Frame 1 (no input): blank canvas, image omitted
Frame 60 (no input): blank canvas, image omitted
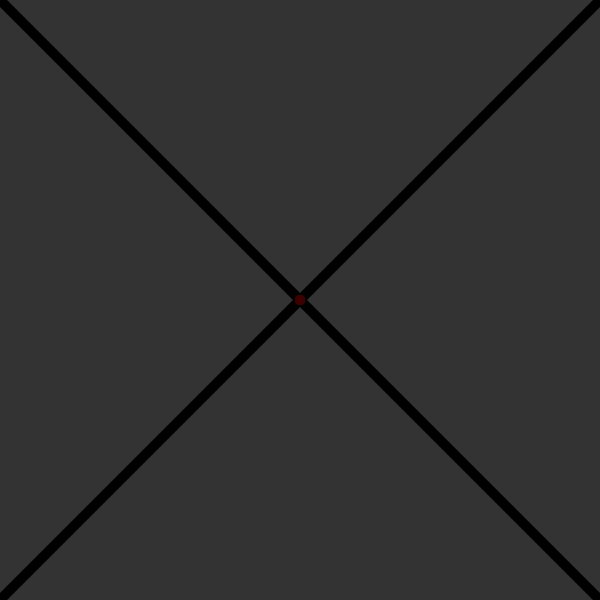
Frame 120 (the mouse pressed at the canvas centre since frame 60)

The p5.js sketch whose frames 1 and 60 were blank and that drew this single picture after the mouse press (run headless with seeded random() and noise() and a simulated clock; from frame 60 on, the mouse is pressed at the canvas centre):

// p5.js sketch
// ── sketch.js
var draw_type = 0;
var color_ = 0; // 0 = red, 1 = green, 2 = blue
var shd = 0;
var r = 0;
var b = 0;
var dir = 1;
var dg,db = 0;
var dr = 1;
function setup() {
	createCanvas(windowWidth/2, 600);
	background(51);

}

function draw() {
	if(mouseIsPressed){

		var x_ = width - mouseX;
		var y_ = height - mouseY;
		var x_p = width - pmouseX;
		var y_p = height - pmouseY;
		shd+=dir;
		if(shd >= 255 || shd <= 0){
			dir*=-1;
		}
		switch(draw_type){
			case 0:
				strokeWeight(10);
				switch(color_){
					case 0:
						stroke(shd,0,0);
						break;
					case 1:
						stroke(0,shd,0);
						break;
					case 2:
						stroke(0,0,shd);
						break;

				}
				line(mouseX,mouseY,pmouseX,pmouseY);
				line(x_, mouseY, x_p, pmouseY);
				line(x_,y_,x_p,y_p);
				line(mouseX,y_,pmouseX,y_p);
				break;
			case 1:
				strokeWeight(3);
				switch(color_){
					case 0:
						stroke(shd,0,0);
						break;
					case 1:
						stroke(0,shd,0);
						break;
					case 2:
						stroke(0,0,shd);
						break;

				}
				line(mouseX,mouseY,x_,mouseY);
				line(x_,mouseY,x_,y_);
				line(x_,y_,mouseX,y_);
				line(mouseX,y_,mouseX,mouseY);
				break;
			default:
				break;
			}

	}
}
function keyPressed(){
	if(keyCode == 67){
		draw_type = 0;
	}
	if(keyCode == 76){
		draw_type = 1;
	}
}
